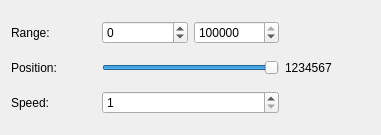
<?xml version="1.0" encoding="UTF-8"?>
<ui version="4.0">
 <class>Scanner</class>
 <widget class="QWidget" name="Scanner">
  <property name="geometry">
   <rect>
    <x>0</x>
    <y>0</y>
    <width>381</width>
    <height>135</height>
   </rect>
  </property>
  <property name="windowTitle">
   <string>Scanner</string>
  </property>
  <layout class="QGridLayout" name="gridLayout">
   <item row="2" column="1" colspan="2">
    <widget class="QSpinBox" name="sbSpeed">
     <property name="minimum">
      <number>1</number>
     </property>
     <property name="maximum">
      <number>100000</number>
     </property>
     <property name="singleStep">
      <number>1000</number>
     </property>
    </widget>
   </item>
   <item row="1" column="3">
    <widget class="QLabel" name="lbPosition">
     <property name="text">
      <string>1234567</string>
     </property>
    </widget>
   </item>
   <item row="0" column="0">
    <widget class="QLabel" name="label">
     <property name="text">
      <string>Range:</string>
     </property>
    </widget>
   </item>
   <item row="0" column="2">
    <widget class="QSpinBox" name="sbTo">
     <property name="minimum">
      <number>-4096000</number>
     </property>
     <property name="maximum">
      <number>4096000</number>
     </property>
     <property name="singleStep">
      <number>1000</number>
     </property>
     <property name="value">
      <number>4096000</number>
     </property>
    </widget>
   </item>
   <item row="1" column="0">
    <widget class="QLabel" name="label_2">
     <property name="text">
      <string>Position:</string>
     </property>
    </widget>
   </item>
   <item row="2" column="0">
    <widget class="QLabel" name="label_4">
     <property name="text">
      <string>Speed:</string>
     </property>
    </widget>
   </item>
   <item row="0" column="1">
    <widget class="QSpinBox" name="sbFrom">
     <property name="minimum">
      <number>-4096000</number>
     </property>
     <property name="maximum">
      <number>4096000</number>
     </property>
     <property name="singleStep">
      <number>1000</number>
     </property>
    </widget>
   </item>
   <item row="1" column="1" colspan="2">
    <widget class="QSlider" name="slPosition">
     <property name="minimum">
      <number>0</number>
     </property>
     <property name="maximum">
      <number>4096000</number>
     </property>
     <property name="singleStep">
      <number>1000</number>
     </property>
     <property name="pageStep">
      <number>10000</number>
     </property>
     <property name="value">
      <number>1234567</number>
     </property>
     <property name="tracking">
      <bool>false</bool>
     </property>
     <property name="orientation">
      <enum>Qt::Horizontal</enum>
     </property>
    </widget>
   </item>
  </layout>
 </widget>
 <resources/>
 <connections/>
</ui>
